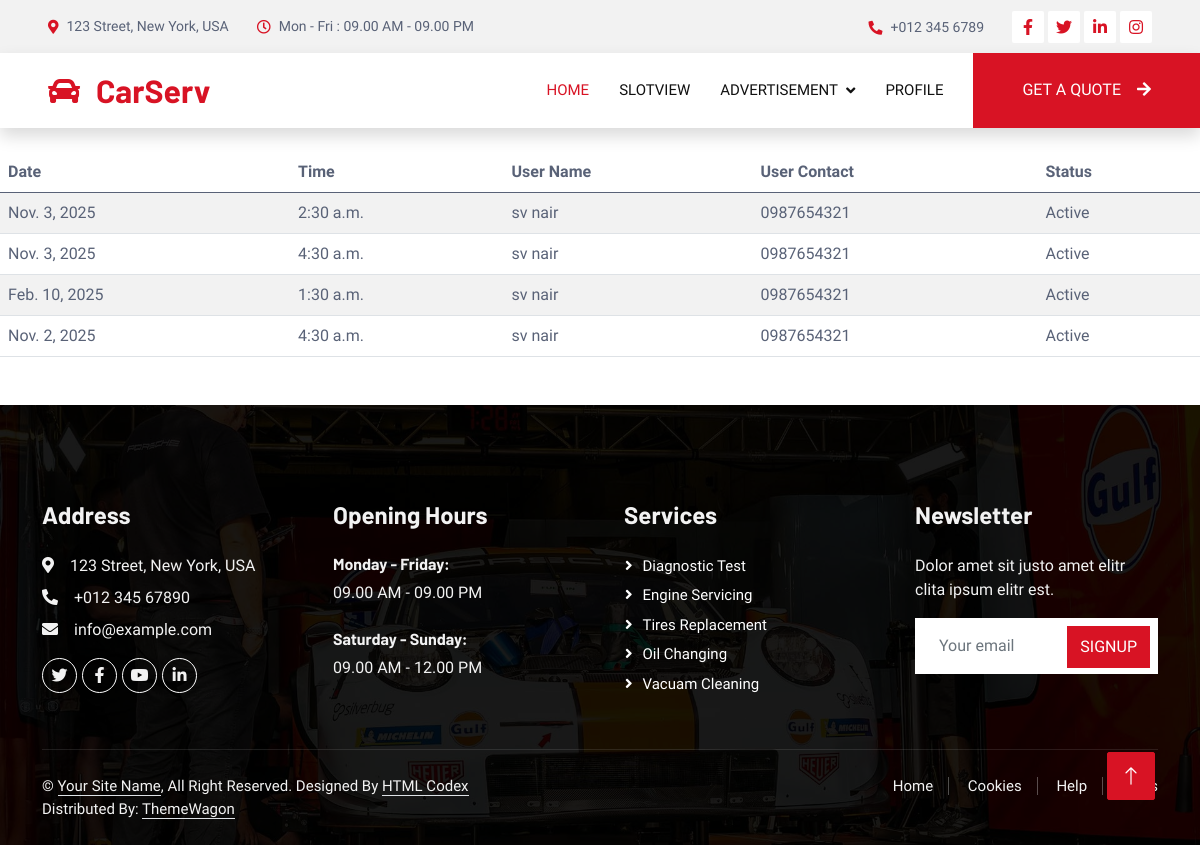
Page /slotstationview (signed in) on the earlier database version.
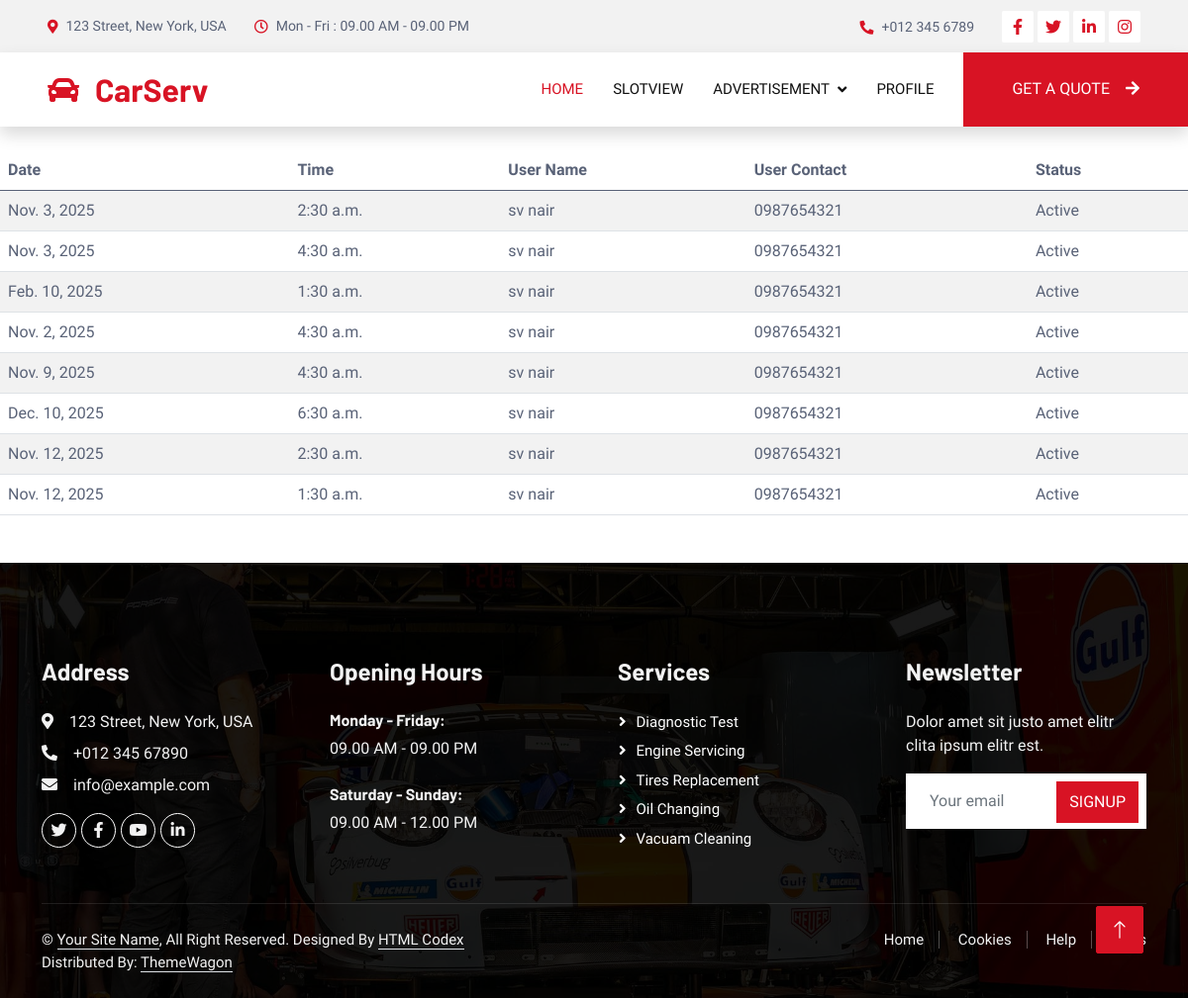
Same page on the later database version.
### app/models.py (models this page shows)
class User(models.Model):
    name=models.CharField(max_length=50)
    contact=models.CharField(max_length=15)
    login_id=models.ForeignKey('Login',on_delete=models.CASCADE)

class slotbooking(models.Model):
    login_id = models.ForeignKey(Login, related_name='station_login', on_delete=models.CASCADE)
    user_id = models.ForeignKey(Login, related_name='user_login', on_delete=models.CASCADE)
    date = models.DateField()
    time = models.TimeField()
    current_date = models.DateField(auto_now_add=True)
    cancel_status=models.IntegerField(default=0)

### app/views.py (the view)
# urls.py: path('slotstationview',views.slotstationview,name='slotstationview'),
def slotstationview(request):
    station_id = request.session.get('station_id')
    station_login = Login.objects.get(id=station_id)
    booked_slots = slotbooking.objects.filter(login_id=station_login)
    slots_with_user_info = []
    for slot in booked_slots:
        user_info = User.objects.get(login_id=slot.user_id)
        slots_with_user_info.append({
            'date': slot.date,
            'time': slot.time,
            'user_name': user_info.name,
            'user_contact': user_info.contact,
            'cancel_status': slot.cancel_status
        })
    context = {
        'booked_slots': slots_with_user_info,
    }
    return render(request, 'slotstationview.html', context)

### app/templates/slotstationview.html (shortened to what this page needs)
{% extends "stationheader.html" %}
{% block content %}
<!DOCTYPE html>
<html lang="en">
<head>
</head>
<body>
    {% if booked_slots %}
        <table class="table table-striped">
            <thead>
                <tr>
                    <th>Date</th>
                    <th>Time</th>
                    <th>User Name</th>
                    <th>User Contact</th>
                    <th>Status</th>
                </tr>
            </thead>
            <tbody>
                {% for slot in booked_slots %}
                    <tr>
                        <td>{{ slot.date }}</td>
                        <td>{{ slot.time }}</td>
                        <td>{{ slot.user_name }}</td>
                        <td>{{ slot.user_contact }}</td>
                        <td>
                            {% if slot.cancel_status == 1 %}
                                Cancelled
                            {% else %}
                                Active
                            {% endif %}
                        </td>
                    </tr>
                {% endfor %}
            </tbody>
        </table>
    {% else %}
        <p>No booked slots found for this station.</p>
    {% endif %}
</body>
</html>
{% endblock %}

Differences in the rows shown:
added slotbooking: date "Nov. 9, 2025", time "4:30 a.m."
added slotbooking: date "Dec. 10, 2025", time "6:30 a.m."
added slotbooking: date "Nov. 12, 2025", time "2:30 a.m."
added slotbooking: date "Nov. 12, 2025", time "1:30 a.m."
Other differences:
new list line: "sv nair 0987654321"
new list line: "Active"
